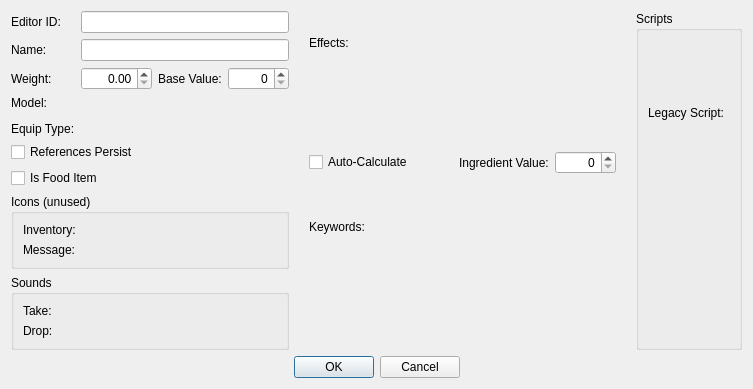
<?xml version="1.0" encoding="UTF-8"?>
<ui version="4.0">
 <class>FormDialogIngredient</class>
 <widget class="QDialog" name="FormDialogIngredient">
  <property name="windowTitle">
   <string>Ingredient</string>
  </property>
  <layout class="QGridLayout" name="gridLayout_6">
   <item row="0" column="0">
    <layout class="QVBoxLayout" name="leftCol">
     <item>
      <layout class="QGridLayout" name="gridLayout">
       <item row="2" column="0">
        <widget class="QLabel" name="label_3">
         <property name="text">
          <string>Weight:</string>
         </property>
         <property name="buddy">
          <cstring>weight</cstring>
         </property>
        </widget>
       </item>
       <item row="3" column="0">
        <widget class="QLabel" name="label_4">
         <property name="text">
          <string>Model:</string>
         </property>
         <property name="buddy">
          <cstring>model</cstring>
         </property>
        </widget>
       </item>
       <item row="4" column="0" colspan="2">
        <widget class="DKFormDestructionDataButton" name="destructionData"/>
       </item>
       <item row="0" column="1">
        <widget class="QLineEdit" name="editorID"/>
       </item>
       <item row="3" column="1">
        <widget class="DKFormNIFPicker" name="model"/>
       </item>
       <item row="1" column="1">
        <widget class="QLineEdit" name="name"/>
       </item>
       <item row="2" column="1">
        <layout class="QHBoxLayout" name="horizontalLayout">
         <item>
          <widget class="QDoubleSpinBox" name="weight">
           <property name="alignment">
            <set>Qt::AlignRight|Qt::AlignTrailing|Qt::AlignVCenter</set>
           </property>
           <property name="maximum">
            <double>1000.000000000000000</double>
           </property>
          </widget>
         </item>
         <item>
          <spacer name="horizontalSpacer_6">
           <property name="orientation">
            <enum>Qt::Horizontal</enum>
           </property>
           <property name="sizeHint" stdset="0">
            <size>
             <width>0</width>
             <height>20</height>
            </size>
           </property>
          </spacer>
         </item>
         <item>
          <widget class="QLabel" name="label_5">
           <property name="text">
            <string>Base Value:</string>
           </property>
           <property name="buddy">
            <cstring>baseValue</cstring>
           </property>
          </widget>
         </item>
         <item>
          <widget class="QSpinBox" name="baseValue">
           <property name="whatsThis">
            <string>The ingredient item's base value. The ingredient's total value is the base value, plus the value computed from its effects.</string>
           </property>
           <property name="alignment">
            <set>Qt::AlignRight|Qt::AlignTrailing|Qt::AlignVCenter</set>
           </property>
           <property name="maximum">
            <number>10000</number>
           </property>
          </widget>
         </item>
        </layout>
       </item>
       <item row="0" column="0">
        <widget class="QLabel" name="label">
         <property name="text">
          <string>Editor ID:</string>
         </property>
         <property name="buddy">
          <cstring>editorID</cstring>
         </property>
        </widget>
       </item>
       <item row="1" column="0">
        <widget class="QLabel" name="label_2">
         <property name="text">
          <string>Name:</string>
         </property>
         <property name="buddy">
          <cstring>name</cstring>
         </property>
        </widget>
       </item>
       <item row="5" column="0">
        <widget class="QLabel" name="label_6">
         <property name="text">
          <string>Equip Type:</string>
         </property>
         <property name="buddy">
          <cstring>equipType</cstring>
         </property>
        </widget>
       </item>
       <item row="5" column="1">
        <widget class="DKFormPicker" name="equipType">
         <property name="whatsThis">
          <string>Unused. This data only exists because Ingredients and Spells share code.</string>
         </property>
        </widget>
       </item>
      </layout>
     </item>
     <item>
      <layout class="QGridLayout" name="gridLayout_2">
       <item row="0" column="0">
        <widget class="QCheckBox" name="flagRefsPersist">
         <property name="text">
          <string>References Persist</string>
         </property>
        </widget>
       </item>
       <item row="1" column="0">
        <widget class="QCheckBox" name="flagIsFood">
         <property name="text">
          <string>Is Food Item</string>
         </property>
        </widget>
       </item>
      </layout>
     </item>
     <item>
      <widget class="QGroupBox" name="groupBox">
       <property name="whatsThis">
        <string>This is leftover data from Oblivion.</string>
       </property>
       <property name="title">
        <string>Icons (unused)</string>
       </property>
       <layout class="QGridLayout" name="gridLayout_3">
        <item row="0" column="0">
         <widget class="QLabel" name="label_7">
          <property name="text">
           <string>Inventory:</string>
          </property>
          <property name="buddy">
           <cstring>iconInventory</cstring>
          </property>
         </widget>
        </item>
        <item row="0" column="1">
         <widget class="DKGameFilePicker" name="iconInventory">
          <property name="presetConfiguration">
           <enum>DKGameFilePicker::Textures</enum>
          </property>
         </widget>
        </item>
        <item row="1" column="0">
         <widget class="QLabel" name="label_8">
          <property name="text">
           <string>Message:</string>
          </property>
          <property name="buddy">
           <cstring>iconMessage</cstring>
          </property>
         </widget>
        </item>
        <item row="1" column="1">
         <widget class="DKGameFilePicker" name="iconMessage">
          <property name="presetConfiguration">
           <enum>DKGameFilePicker::Textures</enum>
          </property>
         </widget>
        </item>
       </layout>
      </widget>
     </item>
     <item>
      <widget class="QGroupBox" name="groupBox_2">
       <property name="title">
        <string>Sounds</string>
       </property>
       <layout class="QGridLayout" name="gridLayout_4">
        <item row="0" column="0">
         <widget class="QLabel" name="label_9">
          <property name="text">
           <string>Take:</string>
          </property>
          <property name="buddy">
           <cstring>soundTake</cstring>
          </property>
         </widget>
        </item>
        <item row="0" column="1">
         <widget class="DKFormPicker" name="soundTake"/>
        </item>
        <item row="1" column="0">
         <widget class="QLabel" name="label_10">
          <property name="text">
           <string>Drop:</string>
          </property>
          <property name="buddy">
           <cstring>soundDrop</cstring>
          </property>
         </widget>
        </item>
        <item row="1" column="1">
         <widget class="DKFormPicker" name="soundDrop"/>
        </item>
       </layout>
      </widget>
     </item>
    </layout>
   </item>
   <item row="0" column="2">
    <layout class="QVBoxLayout" name="midCol">
     <item>
      <layout class="QVBoxLayout" name="effectsLayout">
       <item>
        <widget class="QLabel" name="label_14">
         <property name="text">
          <string>Effects:</string>
         </property>
        </widget>
       </item>
       <item>
        <widget class="DKMagicEffectListWidget" name="effects"/>
       </item>
       <item>
        <layout class="QHBoxLayout" name="horizontalLayout_2">
         <item>
          <widget class="QCheckBox" name="flagAutoCalc">
           <property name="text">
            <string>Auto-Calculate</string>
           </property>
          </widget>
         </item>
         <item>
          <spacer name="horizontalSpacer_5">
           <property name="orientation">
            <enum>Qt::Horizontal</enum>
           </property>
           <property name="sizeHint" stdset="0">
            <size>
             <width>40</width>
             <height>20</height>
            </size>
           </property>
          </spacer>
         </item>
         <item>
          <widget class="QLabel" name="label_11">
           <property name="text">
            <string>Ingredient Value:</string>
           </property>
           <property name="buddy">
            <cstring>effectsValue</cstring>
           </property>
          </widget>
         </item>
         <item>
          <widget class="QSpinBox" name="effectsValue">
           <property name="alignment">
            <set>Qt::AlignRight|Qt::AlignTrailing|Qt::AlignVCenter</set>
           </property>
           <property name="maximum">
            <number>10000</number>
           </property>
          </widget>
         </item>
        </layout>
       </item>
      </layout>
     </item>
     <item>
      <spacer name="verticalSpacer">
       <property name="orientation">
        <enum>Qt::Vertical</enum>
       </property>
       <property name="sizeType">
        <enum>QSizePolicy::Fixed</enum>
       </property>
       <property name="sizeHint" stdset="0">
        <size>
         <width>20</width>
         <height>8</height>
        </size>
       </property>
      </spacer>
     </item>
     <item>
      <layout class="QVBoxLayout" name="keywordsLayout">
       <item>
        <widget class="QLabel" name="label_12">
         <property name="text">
          <string>Keywords:</string>
         </property>
         <property name="buddy">
          <cstring>keywords</cstring>
         </property>
        </widget>
       </item>
       <item>
        <widget class="DKFormListPane" name="keywords">
         <property name="showFormTypes">
          <bool>false</bool>
         </property>
        </widget>
       </item>
      </layout>
     </item>
    </layout>
   </item>
   <item row="0" column="4">
    <layout class="QVBoxLayout" name="rightCol">
     <item>
      <widget class="QGroupBox" name="groupBox_3">
       <property name="title">
        <string>Scripts</string>
       </property>
       <layout class="QVBoxLayout" name="verticalLayout">
        <item>
         <layout class="QGridLayout" name="gridLayout_5">
          <item row="0" column="0">
           <widget class="QLabel" name="label_13">
            <property name="text">
             <string>Legacy Script:</string>
            </property>
            <property name="buddy">
             <cstring>legacyScript</cstring>
            </property>
           </widget>
          </item>
          <item row="0" column="1">
           <widget class="DKFormPicker" name="legacyScript"/>
          </item>
         </layout>
        </item>
        <item>
         <widget class="DKPapyrusBoundScriptListPane" name="scriptListPane">
          <property name="usesGroupbox">
           <bool>false</bool>
          </property>
         </widget>
        </item>
       </layout>
      </widget>
     </item>
    </layout>
   </item>
   <item row="1" column="0" colspan="5">
    <layout class="QHBoxLayout" name="horizontalLayout_3">
     <item>
      <spacer name="horizontalSpacer">
       <property name="orientation">
        <enum>Qt::Horizontal</enum>
       </property>
       <property name="sizeHint" stdset="0">
        <size>
         <width>40</width>
         <height>20</height>
        </size>
       </property>
      </spacer>
     </item>
     <item>
      <widget class="QPushButton" name="buttonOK">
       <property name="text">
        <string>OK</string>
       </property>
      </widget>
     </item>
     <item>
      <widget class="QPushButton" name="buttonCancel">
       <property name="text">
        <string>Cancel</string>
       </property>
      </widget>
     </item>
     <item>
      <spacer name="horizontalSpacer_2">
       <property name="orientation">
        <enum>Qt::Horizontal</enum>
       </property>
       <property name="sizeHint" stdset="0">
        <size>
         <width>40</width>
         <height>20</height>
        </size>
       </property>
      </spacer>
     </item>
    </layout>
   </item>
   <item row="0" column="1">
    <spacer name="horizontalSpacer_3">
     <property name="orientation">
      <enum>Qt::Horizontal</enum>
     </property>
     <property name="sizeType">
      <enum>QSizePolicy::Fixed</enum>
     </property>
     <property name="sizeHint" stdset="0">
      <size>
       <width>8</width>
       <height>20</height>
      </size>
     </property>
    </spacer>
   </item>
   <item row="0" column="3">
    <spacer name="horizontalSpacer_4">
     <property name="orientation">
      <enum>Qt::Horizontal</enum>
     </property>
     <property name="sizeType">
      <enum>QSizePolicy::Fixed</enum>
     </property>
     <property name="sizeHint" stdset="0">
      <size>
       <width>8</width>
       <height>20</height>
      </size>
     </property>
    </spacer>
   </item>
  </layout>
 </widget>
 <customwidgets>
  <customwidget>
   <class>DKFormPicker</class>
   <extends>QWidget</extends>
   <header>widgets/DKFormPicker.h</header>
  </customwidget>
  <customwidget>
   <class>DKFormListPane</class>
   <extends>QWidget</extends>
   <header>widgets/DKFormListPane.h</header>
  </customwidget>
  <customwidget>
   <class>DKFormDestructionDataButton</class>
   <extends>QWidget</extends>
   <header>widgets/DKFormDestructionDataButton.h</header>
  </customwidget>
  <customwidget>
   <class>DKPapyrusBoundScriptListPane</class>
   <extends>QWidget</extends>
   <header>widgets/DKPapyrusBoundScriptListPane.h</header>
  </customwidget>
  <customwidget>
   <class>DKMagicEffectListWidget</class>
   <extends>QWidget</extends>
   <header>widgets/DKMagicEffectListWidget.h</header>
  </customwidget>
  <customwidget>
   <class>DKGameFilePicker</class>
   <extends>QWidget</extends>
   <header>widgets/DKGameFilePicker.h</header>
  </customwidget>
  <customwidget>
   <class>DKFormNIFPicker</class>
   <extends>QWidget</extends>
   <header>widgets/DKFormNIFPicker.h</header>
  </customwidget>
 </customwidgets>
 <tabstops>
  <tabstop>editorID</tabstop>
  <tabstop>name</tabstop>
  <tabstop>weight</tabstop>
  <tabstop>baseValue</tabstop>
  <tabstop>model</tabstop>
  <tabstop>destructionData</tabstop>
  <tabstop>equipType</tabstop>
  <tabstop>flagRefsPersist</tabstop>
  <tabstop>flagIsFood</tabstop>
  <tabstop>iconInventory</tabstop>
  <tabstop>iconMessage</tabstop>
  <tabstop>soundTake</tabstop>
  <tabstop>soundDrop</tabstop>
  <tabstop>effects</tabstop>
  <tabstop>flagAutoCalc</tabstop>
  <tabstop>effectsValue</tabstop>
  <tabstop>keywords</tabstop>
  <tabstop>legacyScript</tabstop>
  <tabstop>scriptListPane</tabstop>
  <tabstop>buttonOK</tabstop>
  <tabstop>buttonCancel</tabstop>
 </tabstops>
 <resources/>
 <connections/>
</ui>
